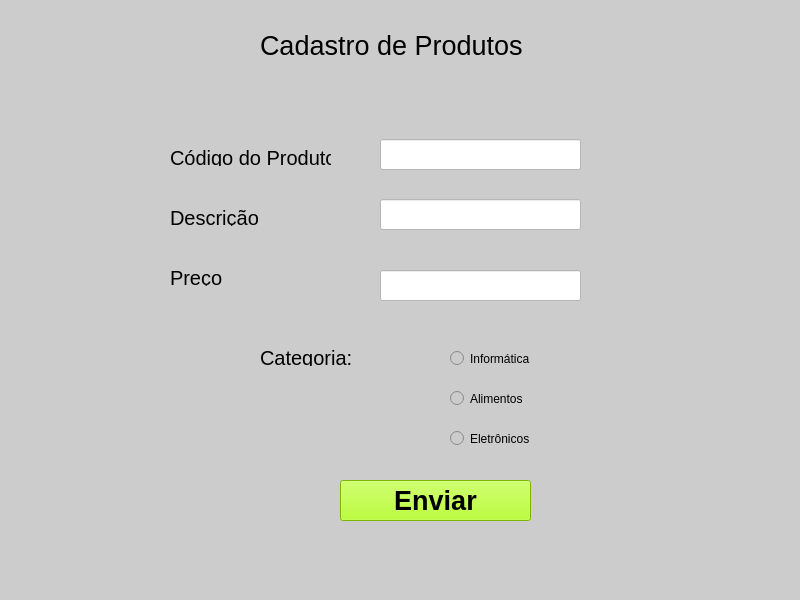
<?xml version="1.0" encoding="UTF-8"?>
<ui version="4.0">
 <class>MainWindow</class>
 <widget class="QMainWindow" name="MainWindow">
  <property name="geometry">
   <rect>
    <x>0</x>
    <y>0</y>
    <width>800</width>
    <height>600</height>
   </rect>
  </property>
  <property name="windowTitle">
   <string>MainWindow</string>
  </property>
  <property name="styleSheet">
   <string notr="true">background-color: rgb(255, 246, 249);
background-color: rgb(204, 204, 204);</string>
  </property>
  <widget class="QWidget" name="centralwidget">
   <widget class="QLabel" name="label">
    <property name="geometry">
     <rect>
      <x>260</x>
      <y>30</y>
      <width>271</width>
      <height>31</height>
     </rect>
    </property>
    <property name="font">
     <font>
      <pointsize>20</pointsize>
     </font>
    </property>
    <property name="text">
     <string>Cadastro de Produtos</string>
    </property>
   </widget>
   <widget class="QLabel" name="label_2">
    <property name="geometry">
     <rect>
      <x>170</x>
      <y>150</y>
      <width>161</width>
      <height>16</height>
     </rect>
    </property>
    <property name="font">
     <font>
      <pointsize>15</pointsize>
     </font>
    </property>
    <property name="text">
     <string>Código do Produto</string>
    </property>
   </widget>
   <widget class="QLabel" name="label_3">
    <property name="geometry">
     <rect>
      <x>170</x>
      <y>210</y>
      <width>131</width>
      <height>16</height>
     </rect>
    </property>
    <property name="font">
     <font>
      <pointsize>15</pointsize>
     </font>
    </property>
    <property name="text">
     <string>Descrição</string>
    </property>
   </widget>
   <widget class="QLabel" name="label_4">
    <property name="geometry">
     <rect>
      <x>170</x>
      <y>270</y>
      <width>131</width>
      <height>16</height>
     </rect>
    </property>
    <property name="font">
     <font>
      <pointsize>15</pointsize>
     </font>
    </property>
    <property name="text">
     <string>Preço</string>
    </property>
   </widget>
   <widget class="QLineEdit" name="lineEdit">
    <property name="geometry">
     <rect>
      <x>380</x>
      <y>139</y>
      <width>201</width>
      <height>31</height>
     </rect>
    </property>
    <property name="styleSheet">
     <string notr="true">background-color: rgb(255, 255, 255);</string>
    </property>
   </widget>
   <widget class="QLineEdit" name="lineEdit_2">
    <property name="geometry">
     <rect>
      <x>380</x>
      <y>199</y>
      <width>201</width>
      <height>31</height>
     </rect>
    </property>
    <property name="styleSheet">
     <string notr="true">background-color: rgb(255, 255, 255);</string>
    </property>
   </widget>
   <widget class="QLineEdit" name="lineEdit_3">
    <property name="geometry">
     <rect>
      <x>380</x>
      <y>270</y>
      <width>201</width>
      <height>31</height>
     </rect>
    </property>
    <property name="styleSheet">
     <string notr="true">background-color: rgb(255, 255, 255);</string>
    </property>
   </widget>
   <widget class="QRadioButton" name="radioButton">
    <property name="geometry">
     <rect>
      <x>450</x>
      <y>350</y>
      <width>82</width>
      <height>17</height>
     </rect>
    </property>
    <property name="text">
     <string>Informática</string>
    </property>
   </widget>
   <widget class="QRadioButton" name="radioButton_2">
    <property name="geometry">
     <rect>
      <x>450</x>
      <y>390</y>
      <width>82</width>
      <height>17</height>
     </rect>
    </property>
    <property name="text">
     <string>Alimentos</string>
    </property>
   </widget>
   <widget class="QRadioButton" name="radioButton_3">
    <property name="geometry">
     <rect>
      <x>450</x>
      <y>430</y>
      <width>82</width>
      <height>17</height>
     </rect>
    </property>
    <property name="text">
     <string>Eletrônicos</string>
    </property>
   </widget>
   <widget class="QLabel" name="label_5">
    <property name="geometry">
     <rect>
      <x>260</x>
      <y>350</y>
      <width>161</width>
      <height>16</height>
     </rect>
    </property>
    <property name="font">
     <font>
      <pointsize>15</pointsize>
     </font>
    </property>
    <property name="text">
     <string>Categoria:</string>
    </property>
   </widget>
   <widget class="QPushButton" name="pushButton">
    <property name="geometry">
     <rect>
      <x>340</x>
      <y>480</y>
      <width>191</width>
      <height>41</height>
     </rect>
    </property>
    <property name="font">
     <font>
      <pointsize>20</pointsize>
      <weight>75</weight>
      <bold>true</bold>
     </font>
    </property>
    <property name="styleSheet">
     <string notr="true">background-color: rgb(0, 170, 0);
background-color: rgb(170, 255, 0);</string>
    </property>
    <property name="text">
     <string>Enviar</string>
    </property>
   </widget>
  </widget>
  <widget class="QMenuBar" name="menubar">
   <property name="geometry">
    <rect>
     <x>0</x>
     <y>0</y>
     <width>800</width>
     <height>21</height>
    </rect>
   </property>
  </widget>
  <widget class="QStatusBar" name="statusbar"/>
 </widget>
 <resources/>
 <connections/>
</ui>
